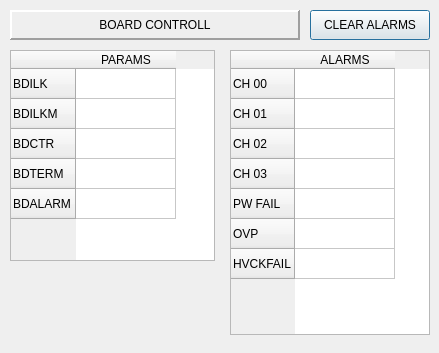
<?xml version="1.0" encoding="UTF-8"?>
<ui version="4.0">
 <class>Form</class>
 <widget class="QWidget" name="Form">
  <property name="geometry">
   <rect>
    <x>0</x>
    <y>0</y>
    <width>439</width>
    <height>353</height>
   </rect>
  </property>
  <property name="windowTitle">
   <string>Form</string>
  </property>
  <widget class="QLabel" name="label">
   <property name="geometry">
    <rect>
     <x>10</x>
     <y>10</y>
     <width>290</width>
     <height>30</height>
    </rect>
   </property>
   <property name="frameShape">
    <enum>QFrame::Panel</enum>
   </property>
   <property name="frameShadow">
    <enum>QFrame::Raised</enum>
   </property>
   <property name="lineWidth">
    <number>2</number>
   </property>
   <property name="text">
    <string>BOARD CONTROLL</string>
   </property>
   <property name="alignment">
    <set>Qt::AlignCenter</set>
   </property>
  </widget>
  <widget class="QPushButton" name="pushButton">
   <property name="geometry">
    <rect>
     <x>310</x>
     <y>10</y>
     <width>120</width>
     <height>30</height>
    </rect>
   </property>
   <property name="text">
    <string>CLEAR ALARMS</string>
   </property>
   <property name="checkable">
    <bool>false</bool>
   </property>
   <property name="default">
    <bool>true</bool>
   </property>
   <property name="flat">
    <bool>false</bool>
   </property>
  </widget>
  <widget class="QTableWidget" name="tableWidget">
   <property name="geometry">
    <rect>
     <x>10</x>
     <y>50</y>
     <width>205</width>
     <height>211</height>
    </rect>
   </property>
   <row>
    <property name="text">
     <string>BDILK</string>
    </property>
   </row>
   <row>
    <property name="text">
     <string>BDILKM</string>
    </property>
   </row>
   <row>
    <property name="text">
     <string>BDCTR</string>
    </property>
   </row>
   <row>
    <property name="text">
     <string>BDTERM</string>
    </property>
   </row>
   <row>
    <property name="text">
     <string>BDALARM</string>
    </property>
   </row>
   <column>
    <property name="text">
     <string>PARAMS</string>
    </property>
   </column>
  </widget>
  <widget class="QTableWidget" name="tableWidget_2">
   <property name="geometry">
    <rect>
     <x>230</x>
     <y>50</y>
     <width>200</width>
     <height>285</height>
    </rect>
   </property>
   <row>
    <property name="text">
     <string>CH 00</string>
    </property>
   </row>
   <row>
    <property name="text">
     <string>CH 01</string>
    </property>
   </row>
   <row>
    <property name="text">
     <string>CH 02</string>
    </property>
   </row>
   <row>
    <property name="text">
     <string>CH 03</string>
    </property>
   </row>
   <row>
    <property name="text">
     <string>PW FAIL</string>
    </property>
   </row>
   <row>
    <property name="text">
     <string>OVP</string>
    </property>
   </row>
   <row>
    <property name="text">
     <string>HVCKFAIL</string>
    </property>
   </row>
   <column>
    <property name="text">
     <string>ALARMS</string>
    </property>
   </column>
  </widget>
 </widget>
 <resources/>
 <connections/>
</ui>
